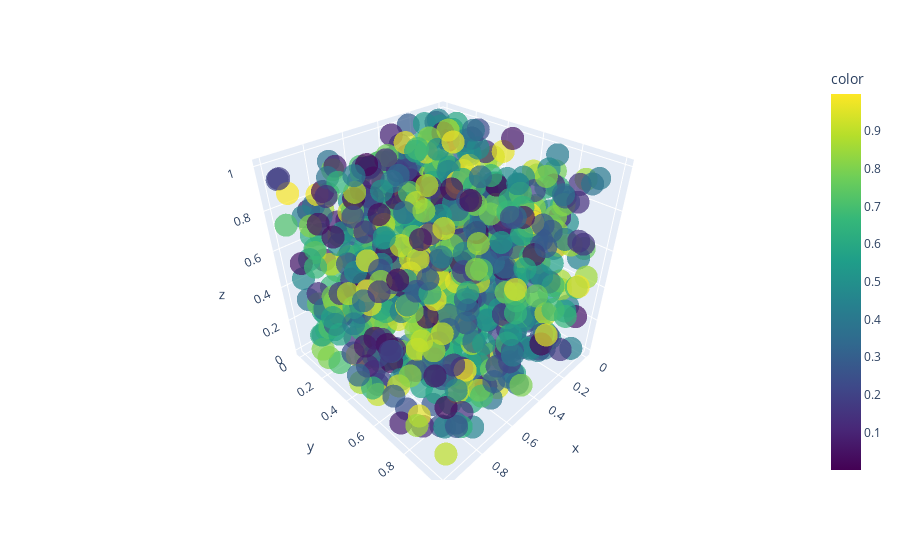

Write notebook code for a chart like this one.
### Code cell
# TODO: random scatter plot with color as numpy array (all numpy arrays)


x = np.random.rand(1000)
y = np.random.rand(1000)
z = np.random.rand(1000)
oq = np.random.rand(1000)

fig = px.scatter_3d(
    x=x,
    y=y,
    z=z,
    color=oq,
    color_continuous_scale="Viridis",
    opacity=0.7,
)

fig.show()

### Figure 1 — Plotly figure (JSON) as saved in the notebook; plotly's stock layout.template omitted (floating-point values rounded to 4 significant figures; data arrays with more than 128 entries replaced by an {"elided": "..."} marker saying what was removed)
{"data": [{"hovertemplate": "x=%{x}<br>y=%{y}<br>z=%{z}<br>color=%{marker.color}<extra></extra>", "legendgroup": "", "marker": {"color": {"elided": "1000 float values"}, "coloraxis": "coloraxis", "opacity": 0.7, "symbol": "circle"}, "mode": "markers", "name": "", "scene": "scene", "showlegend": false, "type": "scatter3d", "x": {"elided": "1000 float values"}, "y": {"elided": "1000 float values"}, "z": {"elided": "1000 float values"}}], "layout": {"coloraxis": {"colorbar": {"title": {"text": "color"}}, "colorscale": [[0, "#440154"], [0.1111, "#482878"], [0.2222, "#3e4989"], [0.3333, "#31688e"], [0.4444, "#26828e"], [0.5556, "#1f9e89"], [0.6667, "#35b779"], [0.7778, "#6ece58"], [0.8889, "#b5de2b"], [1, "#fde725"]]}, "legend": {"tracegroupgap": 0}, "margin": {"t": 60}, "scene": {"domain": {"x": [0, 1], "y": [0, 1]}, "xaxis": {"title": {"text": "x"}}, "yaxis": {"title": {"text": "y"}}, "zaxis": {"title": {"text": "z"}}}}}
